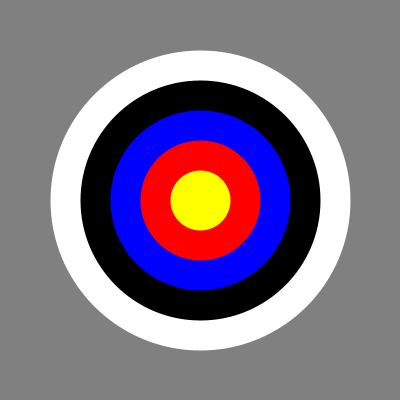
Frame 1 (no input)
Frame 60 (the mouse pressed at the canvas centre just before this capture): identical to frame 1, image omitted
Frame 120 (the mouse held since frame 60 and released just before this capture): identical to frame 1, image omitted

The Processing sketch that drew this single still picture (run headless with seeded random() and noise(); from frame 60 on, the mouse is pressed at the canvas centre):

// Processing sketch: BullsEye_Color
// ── BullsEye_Color.pde
void setup()
{
  size(400,400);
}

void draw()
{
  background(128);
  smooth();
  
  int bull_width = 60;
  strokeWeight(bull_width);
  ellipseMode(CENTER);
  noFill();
  
  int bull_size_x, bull_size_y;
  for(int i=4; i>=0; i--)
  {
    if(i==0)
    {
       stroke(255,255,0);
    }else if( i==1)
    {
      stroke(255,0,0);
    }else if(i==2)
    {
       stroke(0,0,255);  
    }else if(i==3)
    {
       stroke(0,0,0);
    }else if(i==4)
    {
      stroke(255,255,255);    
    }

      if(i==0)
      {
         strokeWeight(bull_width/2);
         bull_size_x = bull_width/2;
         bull_size_y = bull_width/2; 
       
      }else
      {
         bull_size_x = i*bull_width;
         bull_size_y = i*bull_width; 
      }
   
      ellipse(width/2, height/2, bull_size_x, bull_size_y);    
  }   
  
}
